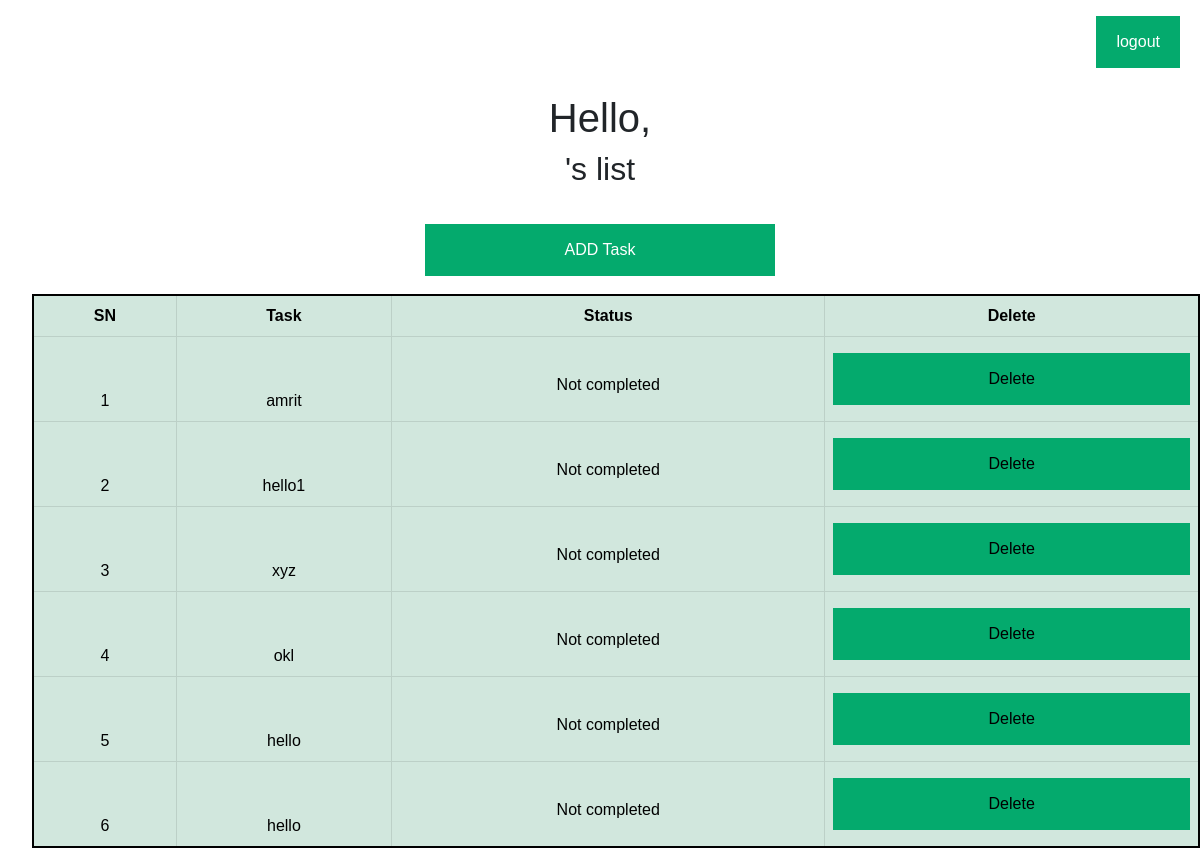
/taskname (signed in), run on the app's committed database.
### Base/models.py (models this page shows, shortened)
class Taskmodel(models.Model):
    task_name = models.CharField(max_length=200, unique=False)
    task_description = models.CharField(max_length=200)
    complete = models.BooleanField(default=False)
    user = models.ForeignKey(User, on_delete=models.CASCADE, default=1, null=True)
    class Meta:
        unique_together = ("user", "task_name")

### Base/views.py (the view)
# urls.py: path("taskname", login_required(views.taskname), name="taskname"),
@login_required
def taskname(request):
    if request.method == "POST":
        form = Taskform(request.POST)
        if form.is_valid():
            task = form.save(commit=False)
            task.user = request.user
            existing_task_name = Taskmodel.objects.filter(
                user=request.user, task_name=task.task_name
            )
            if existing_task_name.exists():
                messages.error(request, "Task already exists")
            else:
                task.save()
                if "complete" in form.cleaned_data:
                    task.complete = form.cleaned_data["complete"]
                    complete=task.save()
                messages.success(request, "Item has been added")
            return redirect("taskname")
        else:
            return redirect("taskname")
    else:
        form = Taskform
        task_name = Taskmodel.objects.filter(user=request.user.id)
        return render(
            request,
            "auth_system/taskname.html",
            {"form": form, "Task_name": task_name},
        )

### Base/templates/auth_system/taskname.html (shortened to what this page needs)
{% extends 'auth_system/base.html' %}
{% block content %}
<nav class="navbar navbar-expand-sm">
    <ul class="navbar-nav ml-auto">
        <li class="nav-item">
            <form action="{% url 'logout' %}" method="post">
                <button type="submit">logout</button>
            </form>
        </li>
    </ul>
</nav>
<div>
    <div class="center">
        {% if request.user.is_authenticated %}
        <h1>Hello, {{request.user.first_name}}</h1>
        <h2>{{request.user.first_name}}'s list</h2>
    </div>
    <div class="center">
        <form action="{% url 'taskcreate' %}" method="post">
            <button type="submit" style="width:50%">ADD Task</button>
        </form>
    </div>
    {% endif %}
    <ul>
        <form method="POST">
            {% if Task_name %}
            <table class="table table-bordered" id="example" style="text-align: center;">
                <thead class="table-success">
                    <tr>
                        <th>SN</th>
                        <th>Task</th>
                        <th>Status</th>
                        <th>Delete</th>
                    </tr>
                    {% for id in Task_name %}
                    <tr>
                        <td>{{ forloop.counter }}</td>
                        <td><a href="{% url 'taskdetail' id.id %}">{{id.task_name }}</a></td>
                        <td>
                            {% if id.complete %}
                            <p>completed</p>
                            {% else %}
                            <p>Not completed</p>
                            {% endif %}
                        </td>
                        <td>
                            <button class="btn-danger" style="color: #ddd;"><a
                                    href="{% url 'taskdelete' id.id request.user.id %}">Delete</a></button>
                        </td>
                    </tr>
                    {% endfor %}
            </table>
            {% else %}
            <p> There are no items to show. </p>
            {% endif %}
        </form>
        {% endblock content %}

### static/css/style.css (style rules this page uses)
html, body { height: 100%; margin: 0; max-width: 100%; }

### Base/templates/auth_system/taskname.html (style rules this page uses)
body { font-family: Arial, Helvetica, sans-serif; }
button { background-color: #04AA6D; color: white; padding: 14px 20px; margin: 8px 0; border: none; cursor: pointer; width: 100%; }
a { color: #000 !important; font-weight: 500; text-decoration: none; }
.center { text-align: center; margin: auto; width: 60%; padding: 10px; }
.table { border: solid #000 2px; margin: 0 auto !important; }
.navbar-expand-sm { flex-wrap: nowrap; justify-content: flex-end; margin-right: 20px; }

### data on the page
Taskmodel: task_name "amrit", complete "Not completed"
Taskmodel: task_name "hello1", complete "Not completed"
Taskmodel: task_name "xyz", complete "Not completed"
Taskmodel: task_name "okl", complete "Not completed"
Taskmodel: task_name "hello", complete "Not completed"
Taskmodel: task_name "hello", complete "Not completed"
